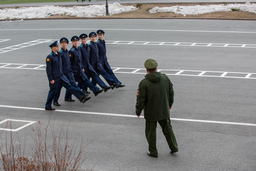
#> input picture common/code/snippets/ctf/misc/input/lsb_rbg.original.png, 256 x 171 px, shrunk from 1200 x 800 before the run
$ python stegmatch.py ../misc/input/lsb_rbg.original.png
#> lines starting #> are read from the running program, lines starting #| are printed output that depends on the picture
# -*- coding: utf-8 -*-
from __future__ import absolute_import, unicode_literals
import sys
from PIL import Image

path = sys.argv[1]
output_path = "sample_red.png"
img = Image.open(path)
#> img is the input picture: PIL image 256x171 RGB; mean R, G, B 135.3, 135, 135.3
img = img.convert('RGB')


def matched_pixel(r, g, b):
    return r % 8 == g % 8 == b % 8 == 1


for y in range(img.size[1]):
    for x in range(img.size[0]):
        r, g, b = img.getpixel((x, y))
        if matched_pixel(r, g, b):
            # 指定座標を赤色に書き換える
            img.putpixel((x, y), (255, 0, 0))
        else:
            img.putpixel((x, y), (0, 0, 0))
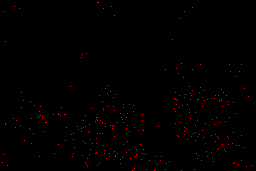
#> img: PIL image 256x171 RGB; mean R, G, B 1.8, 0, 0

img.save(output_path, "PNG", optimize=True)
